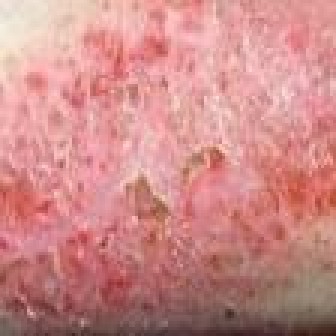
#> input picture SVM_RASH_INSPECTOR/augmented_data/leg/augmented_AD/AD_original_AD_leg_23.jpg_23a4ac81-de1b-4ea2-ad16-e5b979df0b80.jpg, 112 x 112 px (shown 3 times larger); its folder holds only this picture in this run
$ jupyter execute --allow-errors svm_rbf_leg.ipynb   (shell and % lines are left out)
#> lines starting #> are read from the running program, lines starting #| are printed output that depends on the picture
[cell 1]
from pathlib import Path
import matplotlib.pyplot as plt
import numpy as np
from sklearn import svm, metrics, datasets
from sklearn.utils import Bunch
from sklearn.model_selection import GridSearchCV, train_test_split
from sklearn.metrics import confusion_matrix
import skimage
from skimage.io import imread
from skimage.transform import resize

[cell 2]
def load_image_files(container_path, dimension=(224, 224)):
    """
    Load image files with categories as subfolder names
    which performs like scikit-learn sample dataset

    Parameters
    ----------
    container_path : string or unicode
        Path to the main folder holding one subfolder per category
    dimension : tuple
        size to which image are adjusted to

    Returns
    -------
    Bunch
    """
#> called with dimension = (224, 224)
    image_dir = Path(container_path)
    folders = [directory for directory in image_dir.iterdir() if directory.is_dir()]
    categories = [fo.name for fo in folders]

    descr = "A image classification dataset"
    images = []
    flat_data = []
    target = []
    for i, direc in enumerate(folders):
        for file in direc.iterdir():
            img = skimage.io.imread(file)
#> img is the input picture: shape (112, 112, 3); mean R, G, B 204.8, 138.9, 136.8
            img_resized = resize(img, dimension, anti_aliasing=True, mode='reflect')
            flat_data.append(img_resized.flatten())
            images.append(img_resized)
            target.append(i)
    flat_data = np.array(flat_data)
    target = np.array(target)
    images = np.array(images)

    return Bunch(data=flat_data,
                 target=target,
                 target_names=categories,
                 images=images,
                 DESCR=descr)

[cell 3]
image_dataset = load_image_files('/Users/waranthornchansawang/Desktop/RASH_INSPECTOR/SVM_RASH_INSPECTOR/augmented_data/leg')

[cell 4]
X_train, X_test, y_train, y_test = train_test_split(
    image_dataset.data, image_dataset.target, test_size=0.2,random_state=20)

[cell 5]
plt.scatter(X_train[:, -0], X_train[:, 1], c=y_train, s=50, cmap=plt.cm.Paired )
plt.show()
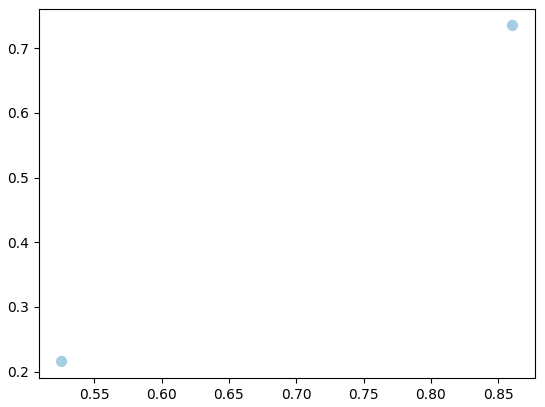
#> figure drawn by matplotlib, 1 panel
